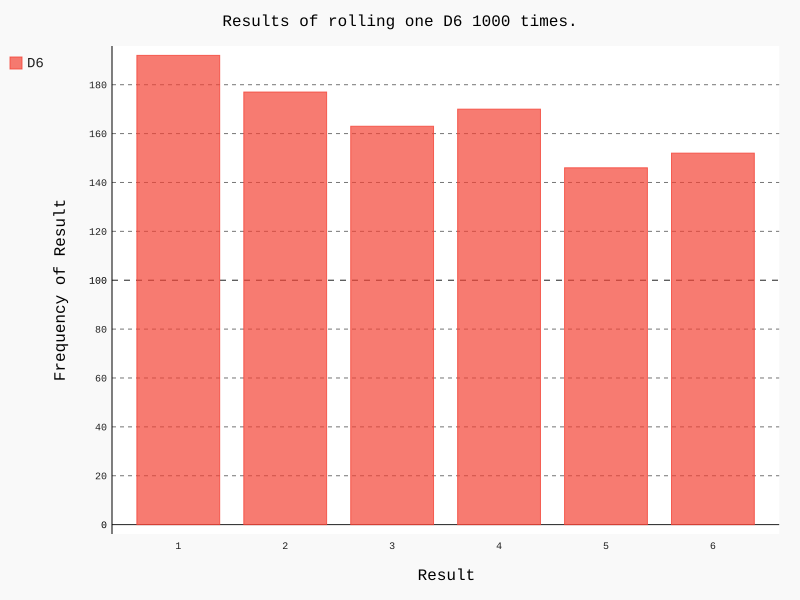

Here is the Python script that generated this plot:
import pygal

from die import Die

# 创建一个D6
die = Die()

# 掷几次骰子，并将结果存储在一个列表中
results = []
for roll_num in range(1000):
    result = die.roll()
    results.append(result)

# 分析结果
frequencies = []
for value in range(1, die.num_sides + 1):
    frequency = results.count(value)
    frequencies.append(frequency)

# print(frequencies)
# 对结果进行可视化
hist = pygal.Bar()

hist.title = "Results of rolling one D6 1000 times."
hist.x_labels = ['1', '2', '3', '4', '5', '6']
hist.x_title = "Result"
hist.y_title = "Frequency of Result"

hist.add('D6', frequencies)
hist.render_to_file('die_visual.svg')
